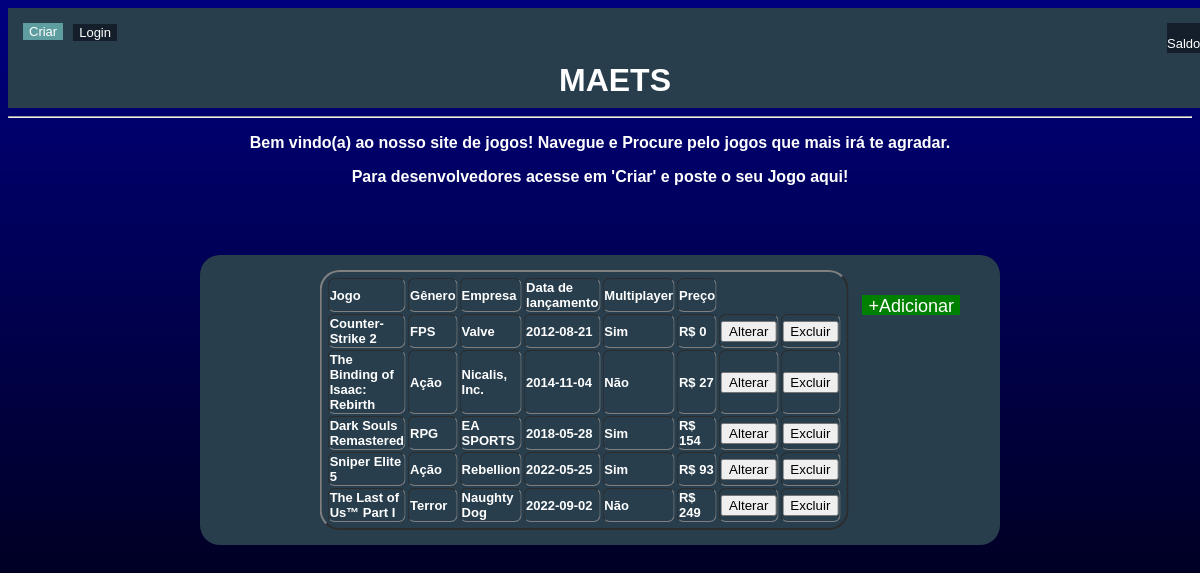
The page / on the database its author committed.
### tables this page shows
create table if not exists jogos (
  id int(6) auto_increment not null primary key,
  preco float not null,
  nome varchar(80) not null,
  genero varchar(25) not null,
  empresa varchar(40) not null,
  data_de_lancamento date not null,
  multijogador varchar(4) not null
);

### index.php (the view, shortened to what this page needs)
<!DOCTYPE html>
<html lang = "pt-br">
  <head>
    <link rel="stylesheet" href="estilo.css">
  </head>
  <body>
    <div id = "barra">
      <a href = "login.php"><input type="button" name="login" value="Login" class="login"></a>
      <a href = "criar_jogo.php"><input type = "submit" id = "criar" name = "criar" value = "Criar"></a>
      <div id = "saldo">
        <p>Saldo:</p>
      </div>
      <h1>MAETS</h1>
    </div>
      <hr>
    <?php
      $usuario = "root";
      $senha =  "";
      $database ="webjogos";
      $host = "localhost";
      $conexao = mysqli_connect($host, $usuario, $senha, $database);
      if (!$conexao) {
        header("Location: http://127.0.0.1/webjogos/conexao.php");
      } else {
    ?>
    <div id="mensagem"><p><b>Bem vindo(a) ao nosso site de jogos! Navegue e Procure pelo jogos que mais irá te agradar.</p>
      <p>Para desenvolvedores acesse em 'Criar' e poste o seu Jogo aqui!</p></p>
    </div>
    <div id = "games">
      <?php
        $sql = "Select * FROM jogos ORDER BY data_de_lancamento, nome";
        $dados = mysqli_query($conexao, $sql);
        if (mysqli_num_rows($dados) > 0) {
      ?>
      <table border="2">
        <tr><th>Jogo</th><th>Gênero</th><th>Empresa</th><th>Data de lançamento</th><th>Multiplayer</th><th>Preço</tr>
        <?php while($linha = mysqli_fetch_assoc($dados)) { ?>
            <?php $nome = $linha["nome"]; ?>
            <?php $genero = $linha["genero"]; ?>
            <?php $empresa = $linha["empresa"]; ?>
            <?php $ano = $linha["data_de_lancamento"]; ?>
            <?php $multi = $linha["multijogador"]; ?>
            <?php $preco = $linha["preco"]; ?>
            <?php echo " <tr><td>$nome</td><td>$genero</td><td>$empresa</td><td>$ano</td><td>$multi</td><td>R$ $preco</td>\n"; ?>
            <td><form action="form-alterar-dados.php">
              <input type="submit" value="Alterar">
            </form></td>
            <td><form action="excluir-jogo.php" method="post">
              <input type="submit" value="Excluir">
            </form></td></tr>
          <?php }
        ?>
      </table>
      <?php
        } else {
      ?>
      <h1>Sem dados disponíveis</h1>
      <?php
        }
      ?>
      <form method = "post">
        <a href="criar_jogo.php"><input name="adicionar" id="adicionar" type="button" value = "+Adicionar"></a>
      </form>
    </div>
  </body>
</html>
<?php
}
?>

### estilo.css (style rules this page uses)
body { background: linear-gradient(to bottom, #000080, #000000); background-attachment: fixed; color: white; font-family: Arial, sans-serif; }
#mensagem { display:inline; float:none; color:white; text-align:center; background-color:rgba(0,0,0,0.5); height: 200px; width: 100%; padding-top:20px; font-family:Arial; }
h1 { text-align:center; color:white; }
.login { background-color:#141f2b; border:1px; color:white; font-size:13px; font-family:Arial; }
#barra { background-color:#283e4d; height:70px; width:100%; margin:0; padding:15px }
#adicionar { background-color:green; border:0px; color:white; font-size:18px; height:20px; float:right; margin-right:0px; margin-bottom:20px; }
th { text-align:left; }
td { text-align:left; }
#saldo { height:30px; width:40px; float:right; color:white; background-color:#141f2b; font-family:Arial; font-size:13px; margin:auto; }
#criar { float:left; color:white; background-color:cadetblue; font-family:Arial; font-size:13px; margin-right:10px; border:0; }

### index.php (style rules this page uses)
#games { font-size:13px; height:210px; width:60%; float:left; background-color: #283e4d; text-align:center; color: white; margin:0; padding:40px; border:1px; border-color:black; border-radius: 20px; text-align: center; position: absolute; top: 50%; left: 50%; transform: translate(-50%, -50%); }
table { text-align: center; position: absolute; top: 50%; left: 48%; transform: translate(-50%, -50%); border-radius:20px; padding:4px; }
th, td { border-radius:7px; }

### rows shown on the page
jogos: nome "Counter-Strike 2", genero "FPS", empresa "Valve", data_de_lancamento "2012-08-21", multijogador "Sim", preco "0"
jogos: nome "The Binding of Isaac: Rebirth", genero "Ação", empresa "Nicalis, Inc.", data_de_lancamento "2014-11-04", multijogador "Não", preco "27"
jogos: nome "Dark Souls Remastered", genero "RPG", empresa "EA SPORTS", data_de_lancamento "2018-05-28", multijogador "Sim", preco "154"
jogos: nome "Sniper Elite 5", genero "Ação", empresa "Rebellion", data_de_lancamento "2022-05-25", multijogador "Sim", preco "93"
jogos: nome "The Last of Us™ Part I", genero "Terror", empresa "Naughty Dog", data_de_lancamento "2022-09-02", multijogador "Não", preco "249"
